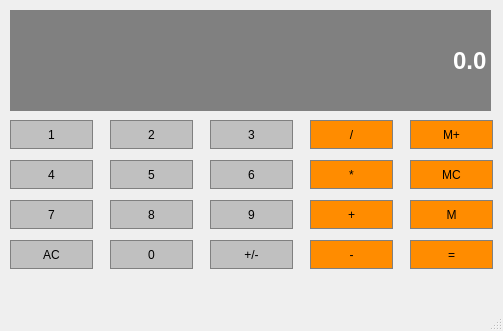
<?xml version="1.0" encoding="UTF-8"?>
<ui version="4.0">
 <class>MainWindow</class>
 <widget class="QMainWindow" name="MainWindow">
  <property name="geometry">
   <rect>
    <x>0</x>
    <y>0</y>
    <width>503</width>
    <height>331</height>
   </rect>
  </property>
  <property name="windowTitle">
   <string>MainWindow</string>
  </property>
  <widget class="QWidget" name="centralwidget">
   <widget class="QPushButton" name="Button1">
    <property name="geometry">
     <rect>
      <x>10</x>
      <y>120</y>
      <width>83</width>
      <height>29</height>
     </rect>
    </property>
    <property name="styleSheet">
     <string notr="true">QPushButton{
	background-color:#C0C0C0;
	border: 1px solid gray;
	padding: 5px;
	color:black;
}
QPushButton:Pressed{
	background-color:#A9A9A9;
	border: 1px solid gray;
	padding: 5px;
	color:black;
}</string>
    </property>
    <property name="text">
     <string>1</string>
    </property>
   </widget>
   <widget class="QPushButton" name="Button2">
    <property name="geometry">
     <rect>
      <x>110</x>
      <y>120</y>
      <width>83</width>
      <height>29</height>
     </rect>
    </property>
    <property name="styleSheet">
     <string notr="true">QPushButton{
	background-color:#C0C0C0;
	border: 1px solid gray;
	padding: 5px;
	color:black;
}
QPushButton:Pressed{
	background-color:#A9A9A9;
	border: 1px solid gray;
	padding: 5px;
	color:black;
}</string>
    </property>
    <property name="text">
     <string>2</string>
    </property>
   </widget>
   <widget class="QPushButton" name="Button3">
    <property name="geometry">
     <rect>
      <x>210</x>
      <y>120</y>
      <width>83</width>
      <height>29</height>
     </rect>
    </property>
    <property name="styleSheet">
     <string notr="true">QPushButton{
	background-color:#C0C0C0;
	border: 1px solid gray;
	padding: 5px;
	color:black;
}
QPushButton:Pressed{
	background-color:#A9A9A9;
	border: 1px solid gray;
	padding: 5px;
	color:black;
}</string>
    </property>
    <property name="text">
     <string>3</string>
    </property>
   </widget>
   <widget class="QPushButton" name="Divide">
    <property name="geometry">
     <rect>
      <x>310</x>
      <y>120</y>
      <width>83</width>
      <height>29</height>
     </rect>
    </property>
    <property name="styleSheet">
     <string notr="true">QPushButton{
	background-color:#FF8C00;
	border: 1px solid gray;
	padding: 5px;
	color:black;
}
QPushButton:Pressed{
	background-color:#A9A9A9;
	border: 1px solid gray;
	padding: 5px;
	color:black;
}</string>
    </property>
    <property name="text">
     <string>/</string>
    </property>
   </widget>
   <widget class="QPushButton" name="MemPlus">
    <property name="geometry">
     <rect>
      <x>410</x>
      <y>120</y>
      <width>83</width>
      <height>29</height>
     </rect>
    </property>
    <property name="styleSheet">
     <string notr="true">QPushButton{
	background-color:#FF8C00;
	border: 1px solid gray;
	padding: 5px;
	color:black;
}
QPushButton:Pressed{
	background-color:#A9A9A9;
	border: 1px solid gray;
	padding: 5px;
	color:black;
}</string>
    </property>
    <property name="text">
     <string>M+</string>
    </property>
   </widget>
   <widget class="QPushButton" name="Button4">
    <property name="geometry">
     <rect>
      <x>10</x>
      <y>160</y>
      <width>83</width>
      <height>29</height>
     </rect>
    </property>
    <property name="styleSheet">
     <string notr="true">QPushButton{
	background-color:#C0C0C0;
	border: 1px solid gray;
	padding: 5px;
	color:black;
}
QPushButton:Pressed{
	background-color:#A9A9A9;
	border: 1px solid gray;
	padding: 5px;
	color:black;
}</string>
    </property>
    <property name="text">
     <string>4</string>
    </property>
   </widget>
   <widget class="QPushButton" name="Button5">
    <property name="geometry">
     <rect>
      <x>110</x>
      <y>160</y>
      <width>83</width>
      <height>29</height>
     </rect>
    </property>
    <property name="styleSheet">
     <string notr="true">QPushButton{
	background-color:#C0C0C0;
	border: 1px solid gray;
	padding: 5px;
	color:black;
}
QPushButton:Pressed{
	background-color:#A9A9A9;
	border: 1px solid gray;
	padding: 5px;
	color:black;
}</string>
    </property>
    <property name="text">
     <string>5</string>
    </property>
   </widget>
   <widget class="QPushButton" name="Button6">
    <property name="geometry">
     <rect>
      <x>210</x>
      <y>160</y>
      <width>83</width>
      <height>29</height>
     </rect>
    </property>
    <property name="styleSheet">
     <string notr="true">QPushButton{
	background-color:#C0C0C0;
	border: 1px solid gray;
	padding: 5px;
	color:black;
}
QPushButton:Pressed{
	background-color:#A9A9A9;
	border: 1px solid gray;
	padding: 5px;
	color:black;
}</string>
    </property>
    <property name="text">
     <string>6</string>
    </property>
   </widget>
   <widget class="QPushButton" name="Multiply">
    <property name="geometry">
     <rect>
      <x>310</x>
      <y>160</y>
      <width>83</width>
      <height>29</height>
     </rect>
    </property>
    <property name="styleSheet">
     <string notr="true">QPushButton{
	background-color:#FF8C00;
	border: 1px solid gray;
	padding: 5px;
	color:black;
}
QPushButton:Pressed{
	background-color:#A9A9A9;
	border: 1px solid gray;
	padding: 5px;
	color:black;
}</string>
    </property>
    <property name="text">
     <string>*</string>
    </property>
   </widget>
   <widget class="QPushButton" name="MemClear">
    <property name="geometry">
     <rect>
      <x>410</x>
      <y>160</y>
      <width>83</width>
      <height>29</height>
     </rect>
    </property>
    <property name="styleSheet">
     <string notr="true">QPushButton{
	background-color:#FF8C00;
	border: 1px solid gray;
	padding: 5px;
	color:black;
}
QPushButton:Pressed{
	background-color:#A9A9A9;
	border: 1px solid gray;
	padding: 5px;
	color:black;
}</string>
    </property>
    <property name="text">
     <string>MC</string>
    </property>
   </widget>
   <widget class="QPushButton" name="Button7">
    <property name="geometry">
     <rect>
      <x>10</x>
      <y>200</y>
      <width>83</width>
      <height>29</height>
     </rect>
    </property>
    <property name="styleSheet">
     <string notr="true">QPushButton{
	background-color:#C0C0C0;
	border: 1px solid gray;
	padding: 5px;
	color:black;
}
QPushButton:Pressed{
	background-color:#A9A9A9;
	border: 1px solid gray;
	padding: 5px;
	color:black;
}</string>
    </property>
    <property name="text">
     <string>7</string>
    </property>
   </widget>
   <widget class="QPushButton" name="Button8">
    <property name="geometry">
     <rect>
      <x>110</x>
      <y>200</y>
      <width>83</width>
      <height>29</height>
     </rect>
    </property>
    <property name="styleSheet">
     <string notr="true">QPushButton{
	background-color:#C0C0C0;
	border: 1px solid gray;
	padding: 5px;
	color:black;
}
QPushButton:Pressed{
	background-color:#A9A9A9;
	border: 1px solid gray;
	padding: 5px;
	color:black;
}</string>
    </property>
    <property name="text">
     <string>8</string>
    </property>
   </widget>
   <widget class="QPushButton" name="Button9">
    <property name="geometry">
     <rect>
      <x>210</x>
      <y>200</y>
      <width>83</width>
      <height>29</height>
     </rect>
    </property>
    <property name="styleSheet">
     <string notr="true">QPushButton{
	background-color:#C0C0C0;
	border: 1px solid gray;
	padding: 5px;
	color:black;
}
QPushButton:Pressed{
	background-color:#A9A9A9;
	border: 1px solid gray;
	padding: 5px;
	color:black;
}</string>
    </property>
    <property name="text">
     <string>9</string>
    </property>
   </widget>
   <widget class="QPushButton" name="Add">
    <property name="geometry">
     <rect>
      <x>310</x>
      <y>200</y>
      <width>83</width>
      <height>29</height>
     </rect>
    </property>
    <property name="styleSheet">
     <string notr="true">QPushButton{
	background-color:#FF8C00;
	border: 1px solid gray;
	padding: 5px;
	color:black;
}
QPushButton:Pressed{
	background-color:#A9A9A9;
	border: 1px solid gray;
	padding: 5px;
	color:black;
}</string>
    </property>
    <property name="text">
     <string>+</string>
    </property>
   </widget>
   <widget class="QPushButton" name="MemGet">
    <property name="geometry">
     <rect>
      <x>410</x>
      <y>200</y>
      <width>83</width>
      <height>29</height>
     </rect>
    </property>
    <property name="styleSheet">
     <string notr="true">QPushButton{
	background-color:#FF8C00;
	border: 1px solid gray;
	padding: 5px;
	color:black;
}
QPushButton:Pressed{
	background-color:#A9A9A9;
	border: 1px solid gray;
	padding: 5px;
	color:black;
}</string>
    </property>
    <property name="text">
     <string>M</string>
    </property>
   </widget>
   <widget class="QPushButton" name="ChangeSign">
    <property name="geometry">
     <rect>
      <x>210</x>
      <y>240</y>
      <width>83</width>
      <height>29</height>
     </rect>
    </property>
    <property name="styleSheet">
     <string notr="true">QPushButton{
	background-color:#C0C0C0;
	border: 1px solid gray;
	padding: 5px;
	color:black;
}
QPushButton:Pressed{
	background-color:#A9A9A9;
	border: 1px solid gray;
	padding: 5px;
	color:black;
}</string>
    </property>
    <property name="text">
     <string>+/-</string>
    </property>
   </widget>
   <widget class="QPushButton" name="Butotn0">
    <property name="geometry">
     <rect>
      <x>110</x>
      <y>240</y>
      <width>83</width>
      <height>29</height>
     </rect>
    </property>
    <property name="styleSheet">
     <string notr="true">QPushButton{
	background-color:#C0C0C0;
	border: 1px solid gray;
	padding: 5px;
	color:black;
}
QPushButton:Pressed{
	background-color:#A9A9A9;
	border: 1px solid gray;
	padding: 5px;
	color:black;
}</string>
    </property>
    <property name="text">
     <string>0</string>
    </property>
   </widget>
   <widget class="QPushButton" name="Subtract">
    <property name="geometry">
     <rect>
      <x>310</x>
      <y>240</y>
      <width>83</width>
      <height>29</height>
     </rect>
    </property>
    <property name="styleSheet">
     <string notr="true">QPushButton{
	background-color:#FF8C00;
	border: 1px solid gray;
	padding: 5px;
	color:black;
}
QPushButton:Pressed{
	background-color:#A9A9A9;
	border: 1px solid gray;
	padding: 5px;
	color:black;
}</string>
    </property>
    <property name="text">
     <string>-</string>
    </property>
   </widget>
   <widget class="QPushButton" name="Equals">
    <property name="geometry">
     <rect>
      <x>410</x>
      <y>240</y>
      <width>83</width>
      <height>29</height>
     </rect>
    </property>
    <property name="styleSheet">
     <string notr="true">QPushButton{
	background-color:#FF8C00;
	border: 1px solid gray;
	padding: 5px;
	color:black;
}
QPushButton:Pressed{
	background-color:#A9A9A9;
	border: 1px solid gray;
	padding: 5px;
	color:black;
}</string>
    </property>
    <property name="text">
     <string>=</string>
    </property>
   </widget>
   <widget class="QPushButton" name="Clear">
    <property name="geometry">
     <rect>
      <x>10</x>
      <y>240</y>
      <width>83</width>
      <height>29</height>
     </rect>
    </property>
    <property name="styleSheet">
     <string notr="true">QPushButton{
	background-color:#C0C0C0;
	border: 1px solid gray;
	padding: 5px;
	color:black;
}
QPushButton:Pressed{
	background-color:#A9A9A9;
	border: 1px solid gray;
	padding: 5px;
	color:black;
}</string>
    </property>
    <property name="text">
     <string>AC</string>
    </property>
   </widget>
   <widget class="QLineEdit" name="Display">
    <property name="geometry">
     <rect>
      <x>10</x>
      <y>10</y>
      <width>481</width>
      <height>101</height>
     </rect>
    </property>
    <property name="font">
     <font>
      <family>Arial</family>
      <pointsize>18</pointsize>
      <bold>true</bold>
     </font>
    </property>
    <property name="styleSheet">
     <string notr="true">QLineEdit{
	background-color: gray;
	border: 1px solid gray;
	color: #ffffff;
}</string>
    </property>
    <property name="text">
     <string>0.0</string>
    </property>
    <property name="alignment">
     <set>Qt::AlignRight|Qt::AlignTrailing|Qt::AlignVCenter</set>
    </property>
   </widget>
  </widget>
  <widget class="QMenuBar" name="menubar">
   <property name="geometry">
    <rect>
     <x>0</x>
     <y>0</y>
     <width>503</width>
     <height>25</height>
    </rect>
   </property>
  </widget>
  <widget class="QStatusBar" name="statusbar"/>
 </widget>
 <resources/>
 <connections/>
</ui>
